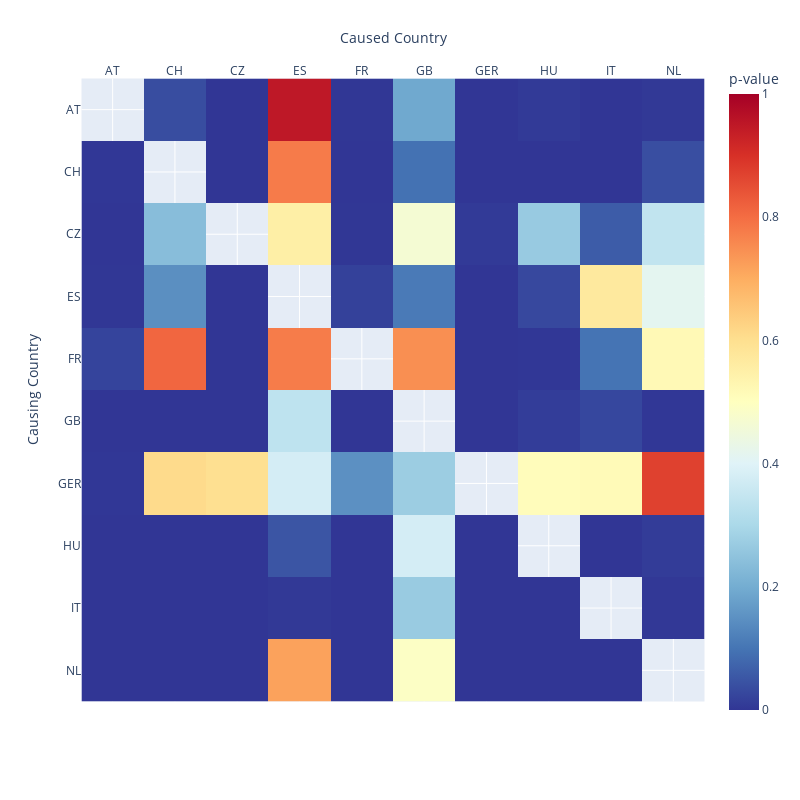
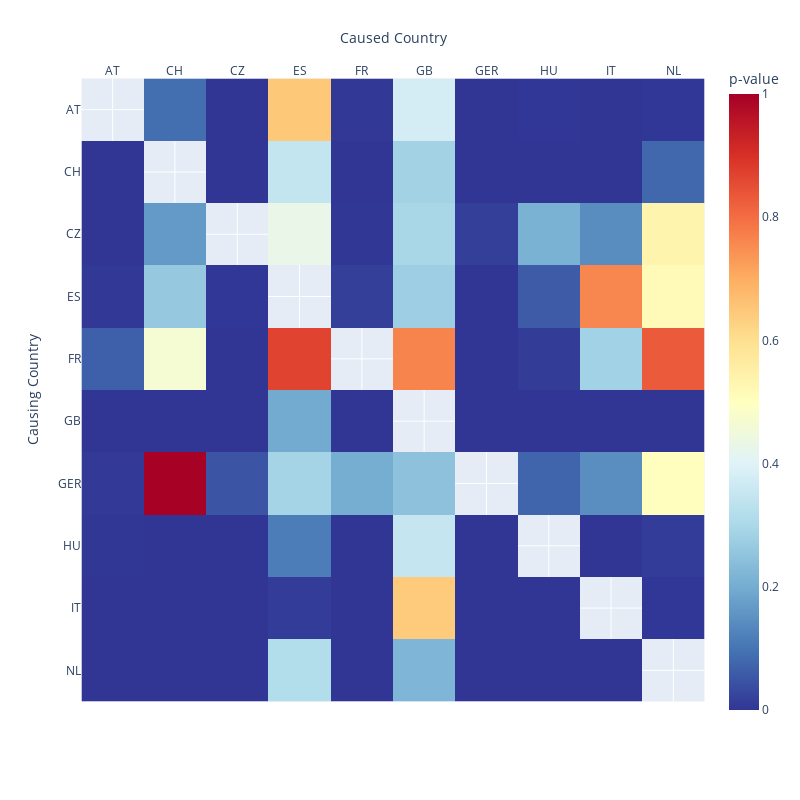
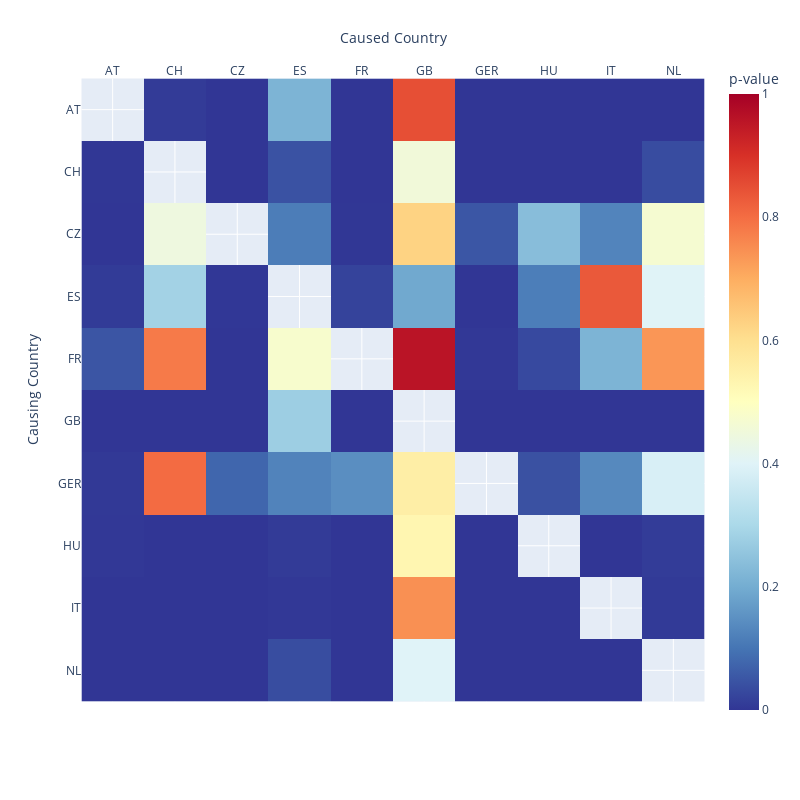
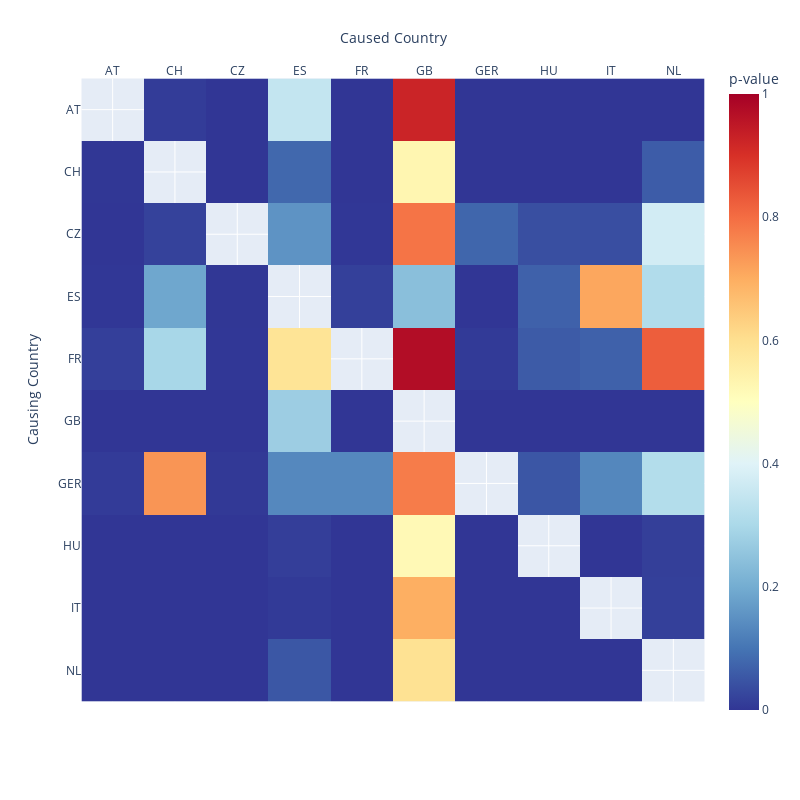

Notebook code cell kept with these figures, in order:
### Code cell
# Assuming `lag_matrices` is a dictionary where keys are lags and values are p-value matrices
# And `countries` is a list of country names corresponding to the rows/columns of the matrices

# Plot the matrices for each lag using Plotly
for lag, matrix in lag_matrices.items():
    fig = px.imshow(matrix.astype(float), 
                    labels=dict(x="Caused Country", y="Causing Country", color="p-value"),
                    x=countries,
                    y=countries,
                    color_continuous_scale="RdYlBu_r",
                    zmin=0, zmax=1)
                    #title=f"Granger Causality p-value Matrix for Lag {lag}")
    fig.update_xaxes(side="top")
    
    # Update layout to make the figures bigger
    fig.update_layout(
        width=800,  # Adjust the width of the figure
        height=800, # Adjust the height of the figure
        title_font_size=18,  # Adjust the title font size
        xaxis_title_font_size=14,  # Adjust the x-axis title font size
        yaxis_title_font_size=14   # Adjust the y-axis title font size
    )
    
    fig.show()

### Figure 1 — Plotly figure (JSON) as saved in the notebook; plotly's stock layout.template omitted (floating-point values rounded to 4 significant figures)
{"data": [{"coloraxis": "coloraxis", "hovertemplate": "Caused Country: %{x}<br>Causing Country: %{y}<br>p-value: %{z}<extra></extra>", "name": "0", "type": "heatmap", "x": ["AT", "CH", "CZ", "ES", "FR", "GB", "GER", "HU", "IT", "NL"], "xaxis": "x", "y": ["AT", "CH", "CZ", "ES", "FR", "GB", "GER", "HU", "IT", "NL"], "yaxis": "y", "z": [[null, 0.03638, 1.879e-08, 0.9495, 0.000877, 0.1925, 2.781e-09, 0.005757, 0.0001043, 0.00469], [0.00235, null, 2.223e-15, 0.7781, 1.035e-08, 0.09563, 1.457e-10, 9.023e-07, 4.129e-09, 0.03799], [7.445e-05, 0.2356, null, 0.5531, 0.001026, 0.4653, 0.006505, 0.2664, 0.06087, 0.3414], [0.0008811, 0.1459, 0.0006551, null, 0.01676, 0.1098, 6.695e-05, 0.0293, 0.5706, 0.4136], [0.02248, 0.8112, 1.217e-05, 0.7767, null, 0.7484, 5.396e-05, 0.00212, 0.0991, 0.5198], [0.0003749, 0.000214, 0.0007866, 0.3367, 8.475e-06, null, 2.611e-05, 0.01174, 0.02743, 0.00173], [0.002098, 0.6094, 0.5987, 0.3779, 0.1484, 0.2721, null, 0.5085, 0.5146, 0.8719], [0.0003072, 0.0001118, 8.509e-12, 0.04983, 3.399e-08, 0.378, 8.309e-09, null, 7.748e-05, 0.009564], [0.0004313, 1.921e-05, 4.613e-06, 0.004483, 1.543e-05, 0.2672, 6.333e-07, 5.839e-07, null, 0.003031], [1.856e-09, 2.636e-12, 8.742e-34, 0.7183, 5.678e-17, 0.4902, 9.083e-29, 5.883e-15, 6.127e-09, null]]}], "layout": {"coloraxis": {"cmax": 1, "cmin": 0, "colorbar": {"title": {"text": "p-value"}}, "colorscale": [[0, "rgb(49,54,149)"], [0.1, "rgb(69,117,180)"], [0.2, "rgb(116,173,209)"], [0.3, "rgb(171,217,233)"], [0.4, "rgb(224,243,248)"], [0.5, "rgb(255,255,191)"], [0.6, "rgb(254,224,144)"], [0.7, "rgb(253,174,97)"], [0.8, "rgb(244,109,67)"], [0.9, "rgb(215,48,39)"], [1, "rgb(165,0,38)"]]}, "height": 800, "margin": {"t": 60}, "title": {"font": {"size": 18}}, "width": 800, "xaxis": {"anchor": "y", "autorange": true, "constrain": "domain", "domain": [0, 1], "range": [-0.5, 9.5], "scaleanchor": "y", "side": "top", "title": {"font": {"size": 14}, "text": "Caused Country"}, "type": "category"}, "yaxis": {"anchor": "x", "autorange": true, "constrain": "domain", "domain": [0.02803, 0.972], "range": [9.5, -0.5], "title": {"font": {"size": 14}, "text": "Causing Country"}, "type": "category"}}}

### Figure 2 — Plotly figure (JSON) as saved in the notebook; plotly's stock layout.template omitted (floating-point values rounded to 4 significant figures)
{"data": [{"coloraxis": "coloraxis", "hovertemplate": "Caused Country: %{x}<br>Causing Country: %{y}<br>p-value: %{z}<extra></extra>", "name": "0", "type": "heatmap", "x": ["AT", "CH", "CZ", "ES", "FR", "GB", "GER", "HU", "IT", "NL"], "xaxis": "x", "y": ["AT", "CH", "CZ", "ES", "FR", "GB", "GER", "HU", "IT", "NL"], "yaxis": "y", "z": [[null, 0.08811, 2.865e-08, 0.6481, 0.002815, 0.3775, 3.506e-09, 0.002189, 0.0003506, 0.001824], [0.0007452, null, 1.447e-14, 0.3451, 2.768e-08, 0.2849, 6.551e-10, 1.92e-07, 1.086e-08, 0.07896], [0.0001129, 0.1666, null, 0.4279, 0.001022, 0.2958, 0.01477, 0.2113, 0.1428, 0.5355], [0.003601, 0.262, 0.001912, null, 0.01481, 0.2757, 0.0002728, 0.05939, 0.7603, 0.515], [0.06553, 0.4674, 8.844e-05, 0.8691, null, 0.766, 0.0003298, 0.01086, 0.2831, 0.8316], [3.399e-05, 0.000154, 0.0001814, 0.1949, 3.002e-06, null, 3.008e-05, 0.00015, 0.0001135, 5.208e-05], [0.004379, 0.9956, 0.04856, 0.2883, 0.2016, 0.245, null, 0.07401, 0.1452, 0.5031], [0.001546, 0.0004054, 6.181e-11, 0.1143, 8.103e-08, 0.3481, 5.771e-08, null, 7.515e-05, 0.009825], [0.000326, 0.0001645, 2.035e-05, 0.01133, 4.661e-05, 0.6416, 2.764e-06, 3.534e-07, null, 0.001635], [8.621e-10, 8.457e-12, 2.099e-34, 0.3139, 7.104e-18, 0.2192, 3.483e-28, 3.815e-15, 7.423e-09, null]]}], "layout": {"coloraxis": {"cmax": 1, "cmin": 0, "colorbar": {"title": {"text": "p-value"}}, "colorscale": [[0, "rgb(49,54,149)"], [0.1, "rgb(69,117,180)"], [0.2, "rgb(116,173,209)"], [0.3, "rgb(171,217,233)"], [0.4, "rgb(224,243,248)"], [0.5, "rgb(255,255,191)"], [0.6, "rgb(254,224,144)"], [0.7, "rgb(253,174,97)"], [0.8, "rgb(244,109,67)"], [0.9, "rgb(215,48,39)"], [1, "rgb(165,0,38)"]]}, "height": 800, "margin": {"t": 60}, "title": {"font": {"size": 18}}, "width": 800, "xaxis": {"anchor": "y", "autorange": true, "constrain": "domain", "domain": [0, 1], "range": [-0.5, 9.5], "scaleanchor": "y", "side": "top", "title": {"font": {"size": 14}, "text": "Caused Country"}, "type": "category"}, "yaxis": {"anchor": "x", "autorange": true, "constrain": "domain", "domain": [0.02803, 0.972], "range": [9.5, -0.5], "title": {"font": {"size": 14}, "text": "Causing Country"}, "type": "category"}}}

### Figure 3 — Plotly figure (JSON) as saved in the notebook; plotly's stock layout.template omitted (floating-point values rounded to 4 significant figures)
{"data": [{"coloraxis": "coloraxis", "hovertemplate": "Caused Country: %{x}<br>Causing Country: %{y}<br>p-value: %{z}<extra></extra>", "name": "0", "type": "heatmap", "x": ["AT", "CH", "CZ", "ES", "FR", "GB", "GER", "HU", "IT", "NL"], "xaxis": "x", "y": ["AT", "CH", "CZ", "ES", "FR", "GB", "GER", "HU", "IT", "NL"], "yaxis": "y", "z": [[null, 0.007598, 2.028e-09, 0.216, 0.0003587, 0.8494, 1.766e-10, 6.464e-05, 1.238e-05, 2.506e-05], [0.001115, null, 7.959e-14, 0.04498, 1.427e-07, 0.4541, 3.83e-09, 3.492e-07, 1.997e-09, 0.0357], [0.0002296, 0.444, null, 0.1148, 0.001156, 0.6267, 0.05108, 0.2362, 0.1273, 0.4687], [0.007218, 0.2849, 0.001999, null, 0.02013, 0.1934, 0.000498, 0.1158, 0.8332, 0.4015], [0.04921, 0.7793, 0.0007403, 0.4746, null, 0.9578, 0.003011, 0.03083, 0.2165, 0.737], [0.0001181, 3.51e-05, 0.0001109, 0.2748, 4.015e-06, null, 1.638e-05, 0.0001057, 0.000138, 0.0001245], [0.004263, 0.8031, 0.07692, 0.1246, 0.1438, 0.5535, null, 0.04335, 0.1355, 0.3857], [0.002755, 0.0007927, 3.455e-11, 0.007802, 1.812e-07, 0.5292, 2.383e-08, null, 6.368e-05, 0.009979], [0.0006414, 0.0004993, 9.067e-05, 0.003518, 0.0001099, 0.7459, 1.391e-05, 2.49e-06, null, 0.006114], [1.426e-09, 1.446e-11, 4.758e-35, 0.0364, 1.083e-17, 0.4005, 3.019e-27, 4.414e-15, 2.798e-09, null]]}], "layout": {"coloraxis": {"cmax": 1, "cmin": 0, "colorbar": {"title": {"text": "p-value"}}, "colorscale": [[0, "rgb(49,54,149)"], [0.1, "rgb(69,117,180)"], [0.2, "rgb(116,173,209)"], [0.3, "rgb(171,217,233)"], [0.4, "rgb(224,243,248)"], [0.5, "rgb(255,255,191)"], [0.6, "rgb(254,224,144)"], [0.7, "rgb(253,174,97)"], [0.8, "rgb(244,109,67)"], [0.9, "rgb(215,48,39)"], [1, "rgb(165,0,38)"]]}, "height": 800, "margin": {"t": 60}, "title": {"font": {"size": 18}}, "width": 800, "xaxis": {"anchor": "y", "autorange": true, "constrain": "domain", "domain": [0, 1], "range": [-0.5, 9.5], "scaleanchor": "y", "side": "top", "title": {"font": {"size": 14}, "text": "Caused Country"}, "type": "category"}, "yaxis": {"anchor": "x", "autorange": true, "constrain": "domain", "domain": [0.02803, 0.972], "range": [9.5, -0.5], "title": {"font": {"size": 14}, "text": "Causing Country"}, "type": "category"}}}

### Figure 4 — Plotly figure (JSON) as saved in the notebook; plotly's stock layout.template omitted (floating-point values rounded to 4 significant figures)
{"data": [{"coloraxis": "coloraxis", "hovertemplate": "Caused Country: %{x}<br>Causing Country: %{y}<br>p-value: %{z}<extra></extra>", "name": "0", "type": "heatmap", "x": ["AT", "CH", "CZ", "ES", "FR", "GB", "GER", "HU", "IT", "NL"], "xaxis": "x", "y": ["AT", "CH", "CZ", "ES", "FR", "GB", "GER", "HU", "IT", "NL"], "yaxis": "y", "z": [[null, 0.009136, 5.648e-09, 0.3446, 0.0005343, 0.9255, 4.21e-10, 0.0001384, 2.366e-05, 5.628e-05], [0.0008718, null, 1.381e-13, 0.07887, 1.704e-07, 0.5288, 6.694e-09, 8.882e-07, 7.272e-10, 0.05989], [0.0001649, 0.01984, null, 0.154, 0.002182, 0.789, 0.07579, 0.03943, 0.03752, 0.3735], [0.00202, 0.1884, 0.001013, null, 0.01615, 0.2404, 0.0002969, 0.06862, 0.7105, 0.3107], [0.01502, 0.2948, 0.001713, 0.5878, null, 0.9732, 0.005982, 0.059, 0.06782, 0.8241], [6.618e-05, 6.726e-05, 0.0001916, 0.2738, 9.669e-06, null, 2.301e-05, 8.674e-05, 0.0002582, 1.644e-05], [0.008404, 0.739, 0.004554, 0.1337, 0.1336, 0.7777, null, 0.05118, 0.132, 0.3159], [0.0001161, 0.0001672, 1.976e-10, 0.0127, 2.256e-07, 0.5199, 1.181e-07, null, 4.125e-05, 0.01382], [7.298e-05, 6.442e-05, 5.917e-05, 0.00672, 0.0002691, 0.6977, 8.888e-06, 2.923e-06, null, 0.01665], [6.41e-10, 9.112e-12, 2.142e-34, 0.05245, 9.335e-18, 0.5931, 7.906e-27, 6.912e-15, 2.802e-09, null]]}], "layout": {"coloraxis": {"cmax": 1, "cmin": 0, "colorbar": {"title": {"text": "p-value"}}, "colorscale": [[0, "rgb(49,54,149)"], [0.1, "rgb(69,117,180)"], [0.2, "rgb(116,173,209)"], [0.3, "rgb(171,217,233)"], [0.4, "rgb(224,243,248)"], [0.5, "rgb(255,255,191)"], [0.6, "rgb(254,224,144)"], [0.7, "rgb(253,174,97)"], [0.8, "rgb(244,109,67)"], [0.9, "rgb(215,48,39)"], [1, "rgb(165,0,38)"]]}, "height": 800, "margin": {"t": 60}, "title": {"font": {"size": 18}}, "width": 800, "xaxis": {"anchor": "y", "autorange": true, "constrain": "domain", "domain": [0, 1], "range": [-0.5, 9.5], "scaleanchor": "y", "side": "top", "title": {"font": {"size": 14}, "text": "Caused Country"}, "type": "category"}, "yaxis": {"anchor": "x", "autorange": true, "constrain": "domain", "domain": [0.02803, 0.972], "range": [9.5, -0.5], "title": {"font": {"size": 14}, "text": "Causing Country"}, "type": "category"}}}
